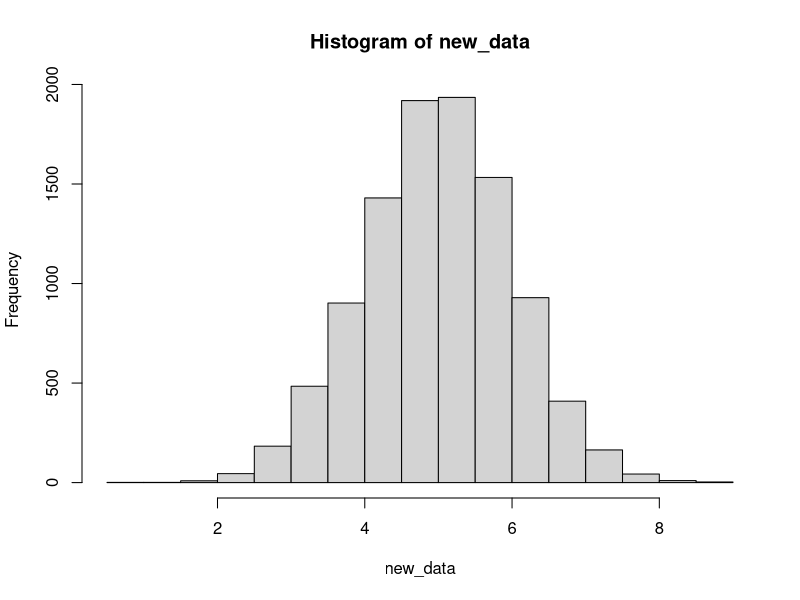

Write R code to recreate this figure.
## ---- chunk 1

(33.9 - mean(mtcars$mpg)) / sd(mtcars$mpg)

## ---- chunk 2

mean_mpg<-mean(mtcars$mpg)
sd_mpg<-sd(mtcars$mpg)
z= ((33.9-mean_mpg)/sd(mtcars$mpg))
z
## ---- chunk 3
# Here we are simply finding the probability given the z-score calculated above. 
pnorm(z)
#This is the probability that we'll find a value above the x-value. 
1-pnorm(z)
#This is referring to the data itself so that we don't have to calculate the mean and sd separately. 
pnorm(33.9, mean(mtcars$mpg), sd(mtcars$mpg)) 
## ---- chunk 4
new_data<-rnorm(10000, 5, 1)
hist(new_data)
